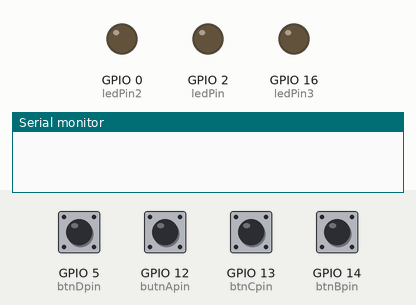
Bench run of a sketch on a simulated ESP8266 (NodeMCU). Shown: output pins drawn as LEDs (lit = HIGH), the last lines printed to the serial monitor. The test bench sets the inputs (shaded band); at power-on: GPIO 5 (btnDpin), GPIO 12 (butnApin), GPIO 13 (btnCpin), GPIO 14 (btnBpin) HIGH. WiFi joins after 1.5 s; servers stay silent unless stated.

Above: at 2.7 s.
2.8 s: GPIO 5 (btnDpin) pulled LOW for 0.15 s
At 3.8 s:
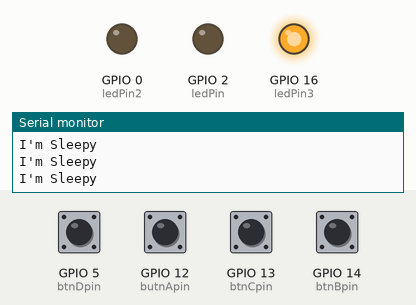
4.4 s: GPIO 13 (btnCpin) pulled LOW for 0.15 s
At 5.1 s:
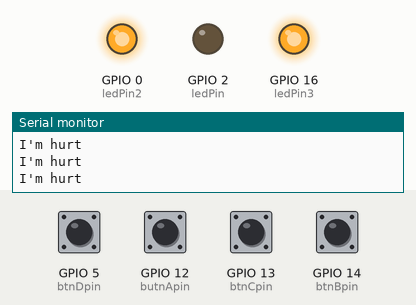
6.0 s: GPIO 12 (butnApin) pulled LOW for 0.15 s
At 6.3 s:
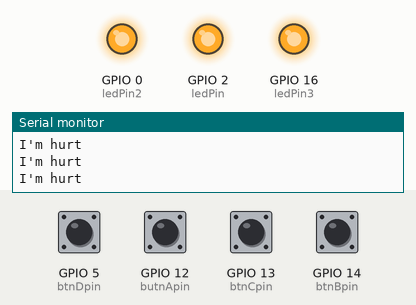
7.6 s: GPIO 14 (btnBpin) pulled LOW for 0.15 s
At 8.7 s:
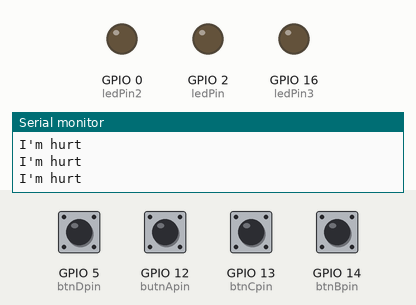
9.2 s: GPIO 12 (butnApin) pulled LOW for 1 s
At 9.9 s:
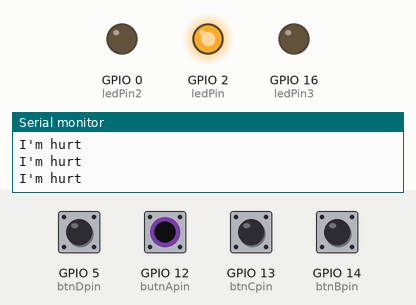
11.7 s: GPIO 5 (btnDpin) pulled LOW for 1 s
At 13.0 s:
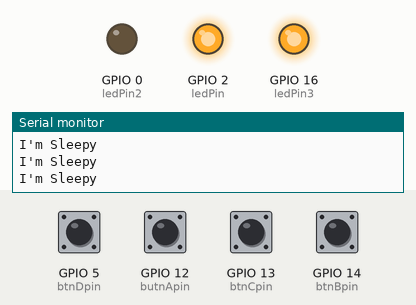
Timing chart, 0 to 14.7 s (numbered marks = the images above; inputs shaded):
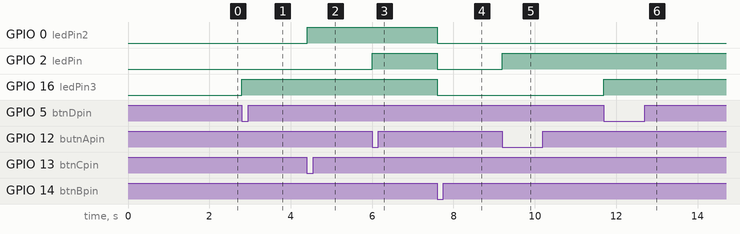

Measured:
- after the input at 2.8 s, GPIO 16 (ledPin3): LOW → HIGH at once
- after the input at 4.4 s, GPIO 0 (ledPin2): LOW → HIGH at once
- after the input at 6.0 s, GPIO 2 (ledPin): LOW → HIGH at once
- after the input at 7.6 s, GPIO 0 (ledPin2), GPIO 2 (ledPin), GPIO 16 (ledPin3): HIGH → LOW at once
- after the input at 9.2 s, GPIO 2 (ledPin): LOW → HIGH at once
- after the input at 11.7 s, GPIO 16 (ledPin3): LOW → HIGH at once

The sketch:

SocialThone.ino
```cpp
 #include <ESP8266WiFi.h>
#include <WiFiClient.h>
#include <ESP8266WebServer.h>
// Wi Fi Setup
char ssid[] = "Majdi fiber 4g"; //your Wi-Fi name
char password[] = "0505306426";
 int ledPin = 2; // D4
  int ledPin2 = 0;//D3
   int ledPin3 = 16;//D2
 int butnApin = 12; //d6
 int btnBpin = 14; // d5
 int btnCpin = 13; //7
  int btnDpin = 5;//1
  String dhtData;
  String Sleep = "I'm Sleepy";
  String Pain = "I'm hurt";
  String Water = "I need Water";
  boolean ledState = false;
  ESP8266WebServer server(80);
void handleRoot() {
  // try typing your ip adress in your browser to check your connection
  server.send(200, "text/html", "<h1>connected</h1>");
}

void setup() {
  Serial.begin(9600);
  WiFi.begin(ssid, password);
  while (WiFi.status() != WL_CONNECTED) {
    delay(500);

    }

 WiFi.mode(WIFI_STA);
 //add your IP adress
 //192.168.1.41
  IPAddress ip(192, 168, 1, 41);
  // if your are using macr OS: use this command in your terminal to get the ip adress: ipconfig getifaddr en0
  // if ypur are using windows OS: use this command in your cmd to get the ip adress: ipconfig
  IPAddress gateway(192, 168, 1, 1);
  IPAddress subnet(255, 255, 255, 0);
  WiFi.config(ip, gateway, subnet);

  server.on("/", handleRoot);
   server.on("/dht", sendDhtData);
    //server.on("/led/off", turnOffLed);
  server.begin();
pinMode(ledPin, OUTPUT);
pinMode(ledPin2, OUTPUT);
pinMode(ledPin3, OUTPUT);
pinMode(butnApin, INPUT_PULLUP);
pinMode(btnBpin, INPUT_PULLUP);
pinMode( btnCpin, INPUT_PULLUP);
pinMode( btnDpin, INPUT_PULLUP);

}
void sendDhtData() {
  server.send(200, "text/plain", dhtData);
}
void turnOffLed() {
  ledState = false;
  digitalWrite(ledPin, ledState);
  server.send(200, "text/plain", "on");

}


void loop() {
// Button A for Blue LED, or LED Number 1
server.handleClient();
if (digitalRead(butnApin)== LOW ){

  digitalWrite(ledPin, HIGH );

  if (digitalRead(ledPin)== HIGH && digitalRead(butnApin)== HIGH){
    Serial.println(Water);
      dhtData =  Water;
    }


  }


  // Button C for RED LED, or LED Number 2

  if (digitalRead(btnCpin)== LOW){
  digitalWrite(ledPin2, HIGH);
 if (digitalRead(ledPin2)== HIGH ){
    Serial.println(Pain);
    dhtData =  Pain;
    }


  }
  // Button D for Yalllow LED, or LED Number 1

   if (digitalRead(btnDpin)== LOW){
  digitalWrite(ledPin3, HIGH);
   if (digitalRead(ledPin3)== HIGH  ){
    Serial.println(Sleep);
      dhtData =  Sleep;
    }

  }

  // Closing All LEDS
  if (digitalRead(btnBpin)== LOW){
  digitalWrite(ledPin, LOW);
   digitalWrite(ledPin2, LOW);
    digitalWrite(ledPin3, LOW);
  }


}
```
